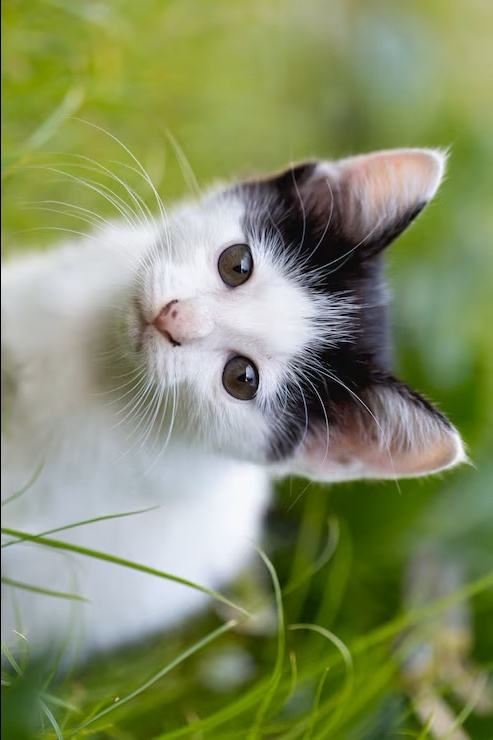
#> input picture Lab/Output/Q10_rotate_90.jpg, 493 x 740 px, given in place of image.jpg, which was not available
$ python Experiment-4.py
#> lines starting #> are read from the running program, lines starting #| are printed output that depends on the picture; pictures that were not available may be replaced by others from this repository, and a replacement may not be noted

import cv2
import os
import numpy as np

path = r"C:\Users\Senthil kumar\OneDrive\Desktop\image.jpg"
folder = os.path.join(os.path.dirname(path), "output")
os.makedirs(folder, exist_ok=True)

img = cv2.imread(path)
#> img is the input picture: shape (740, 493, 3); mean B, G, R 103.3, 143.6, 133.8

if img is None:
    print("Image not found!")
else:
    gray = cv2.cvtColor(img, cv2.COLOR_BGR2GRAY)
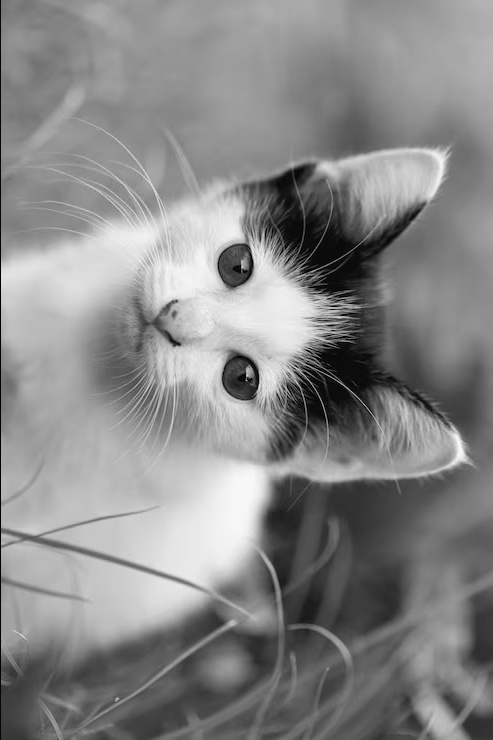
#> gray: shape (740, 493); min 0, max 250, mean 136.1
    equalized = cv2.equalizeHist(gray)
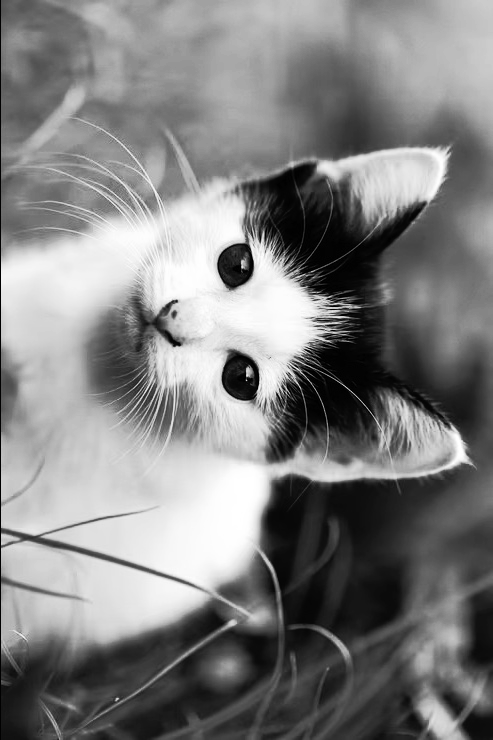
#> equalized: shape (740, 493); min 0, max 255, mean 128.2
    result = np.hstack((gray, equalized))
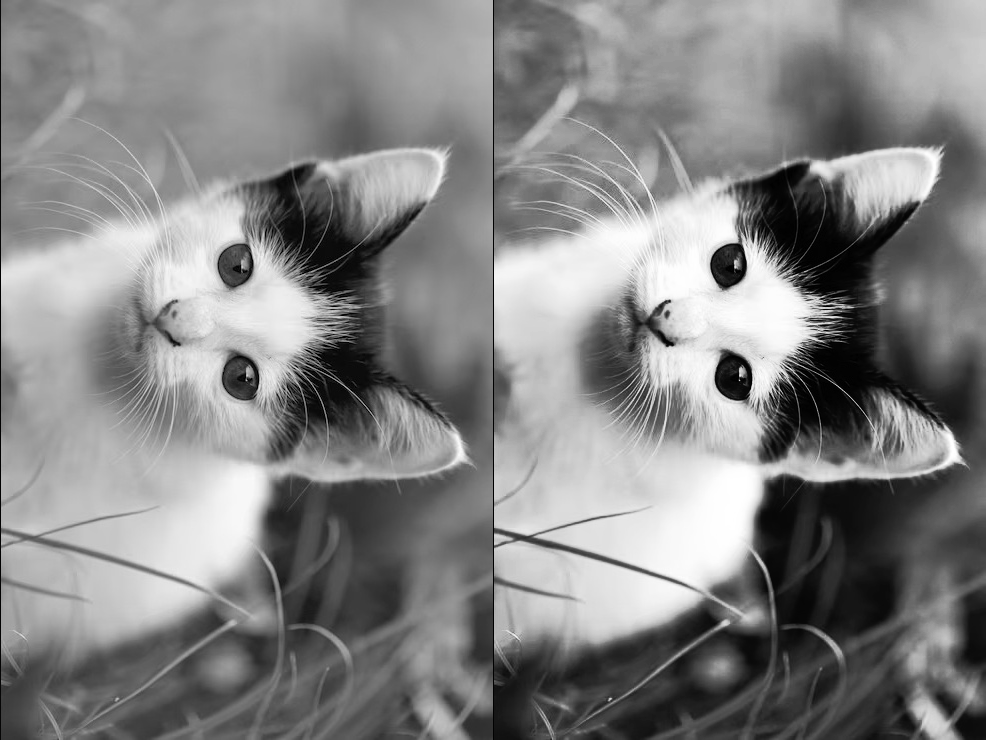
#> result: shape (740, 986); min 0, max 255, mean 132.1

    out = os.path.join(folder, "Q4_histogram_equalization.jpg")
    cv2.imwrite(out, result)
    cv2.imshow("Original Gray | Equalized", result)
    print("Output saved:", out)
    cv2.waitKey(0)
    cv2.destroyAllWindows()

$ run again, on Lab/Output/Q11_rotate_180.jpg
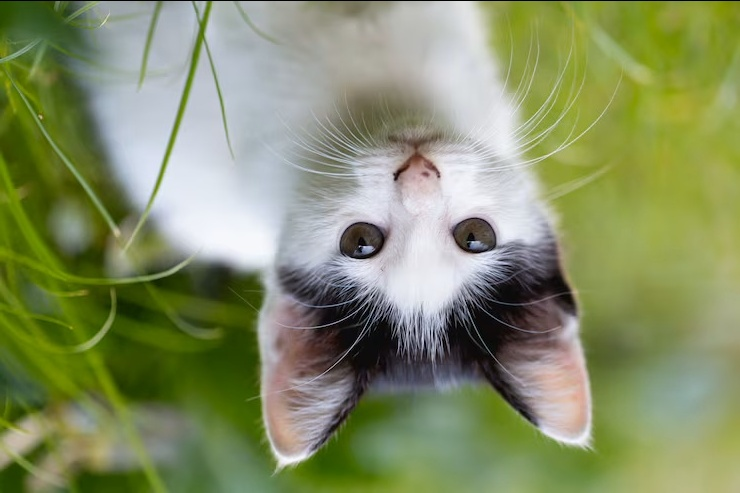
#> input picture Lab/Output/Q11_rotate_180.jpg, 740 x 493 px, given in place of image.jpg, which was not available
#> img is the input picture: shape (493, 740, 3); mean B, G, R 103.3, 143.6, 133.8
#> `equalized = cv2.equalizeHist(gray)`:
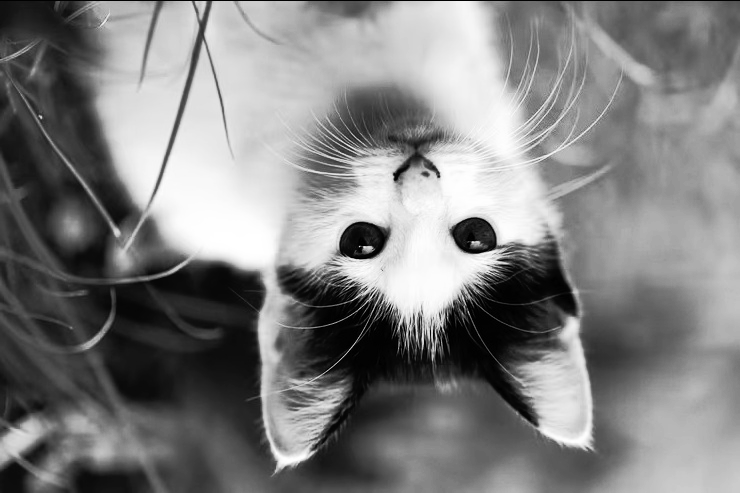
#> equalized: shape (493, 740); min 0, max 255, mean 128.2
#> `result = np.hstack((gray, equalized))`:
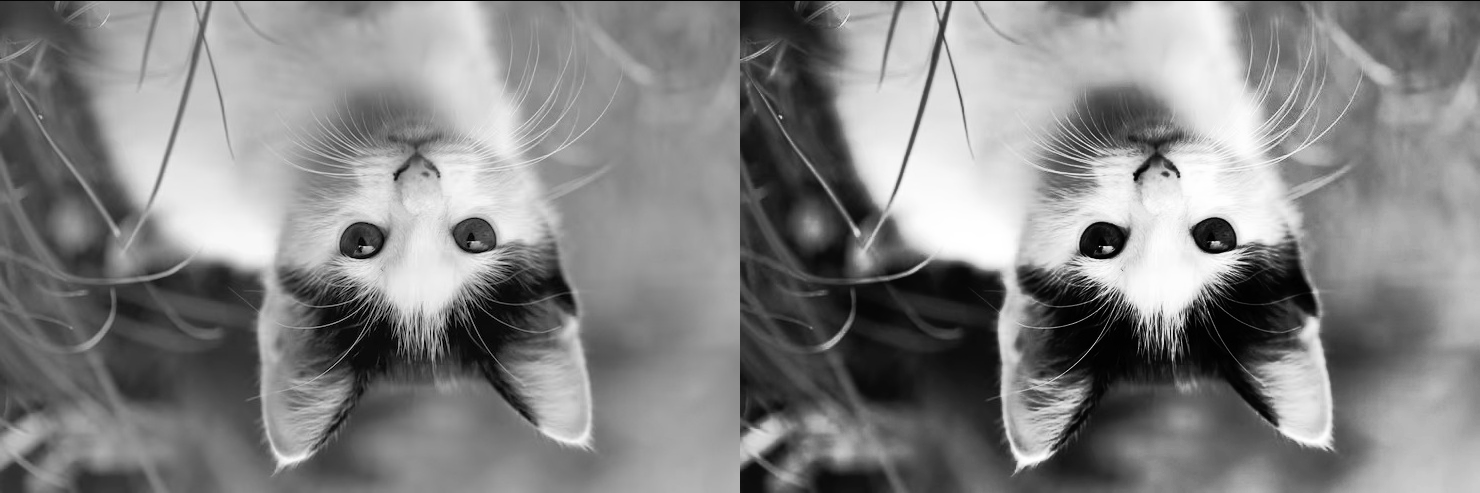
#> result: shape (493, 1480); min 0, max 255, mean 132.1

$ run again, on Lab/Output/Q12_rotate_270.jpg
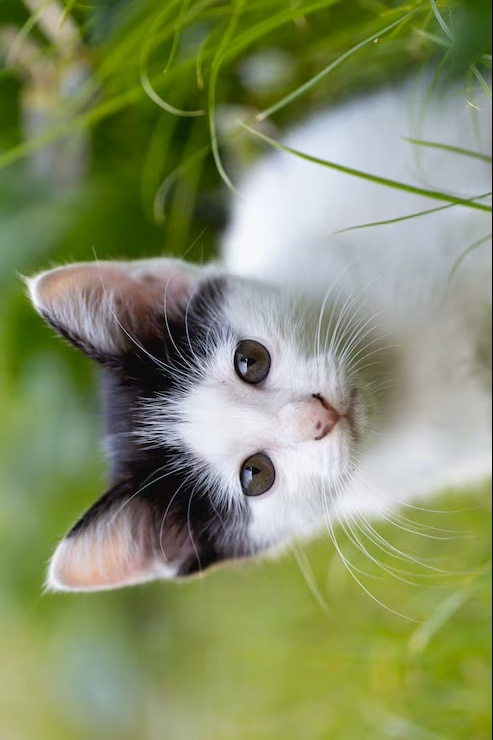
#> input picture Lab/Output/Q12_rotate_270.jpg, 493 x 740 px, given in place of image.jpg, which was not available
#> img is the input picture: shape (740, 493, 3); mean B, G, R 103.3, 143.6, 133.8
#> `equalized = cv2.equalizeHist(gray)`:
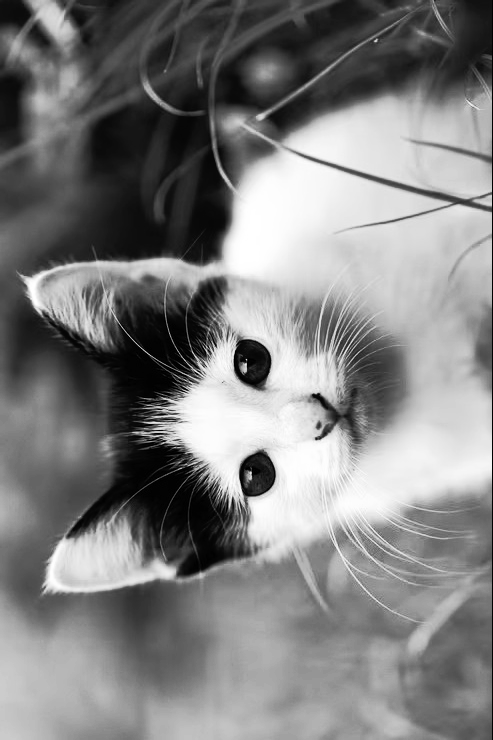
#> equalized: shape (740, 493); min 0, max 255, mean 128.2
#> `result = np.hstack((gray, equalized))`:
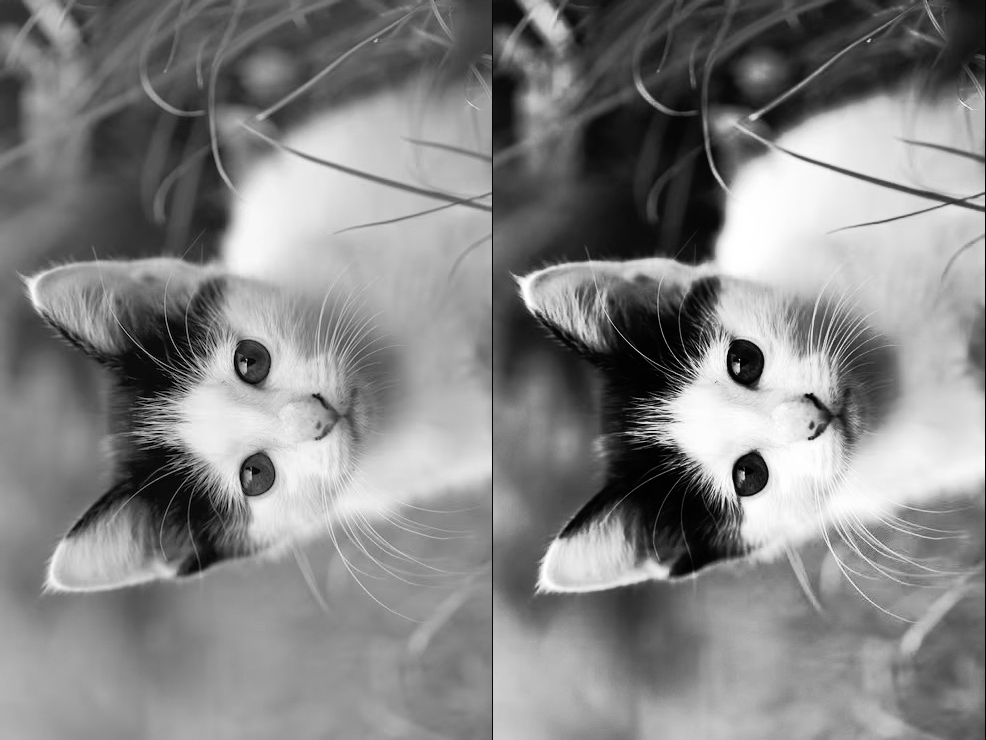
#> result: shape (740, 986); min 0, max 255, mean 132.1
